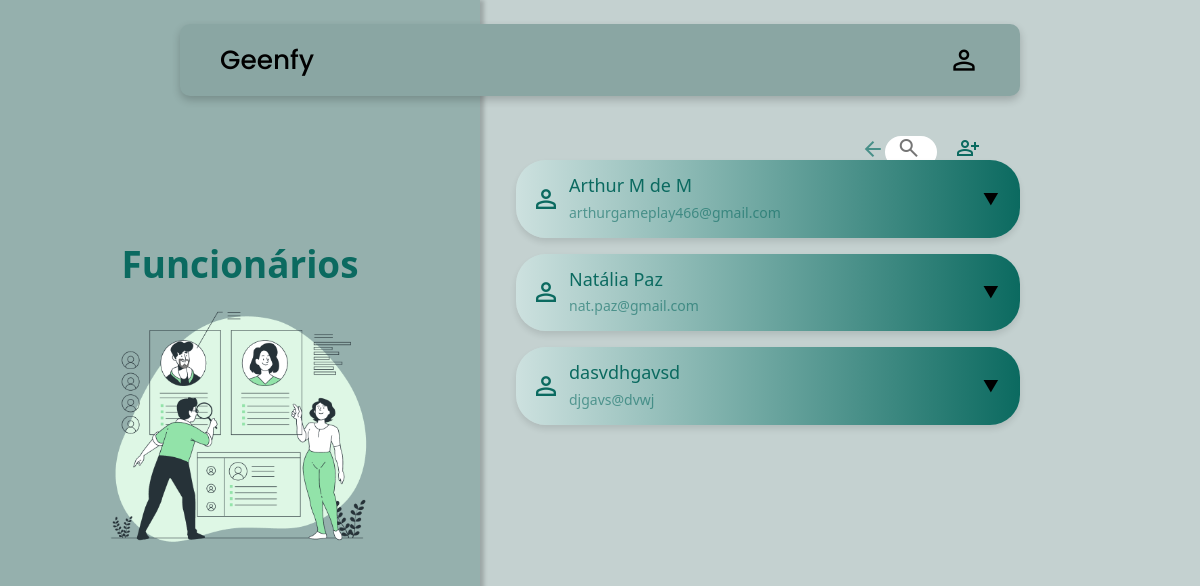
The page /funcionarios on the database as committed earlier.
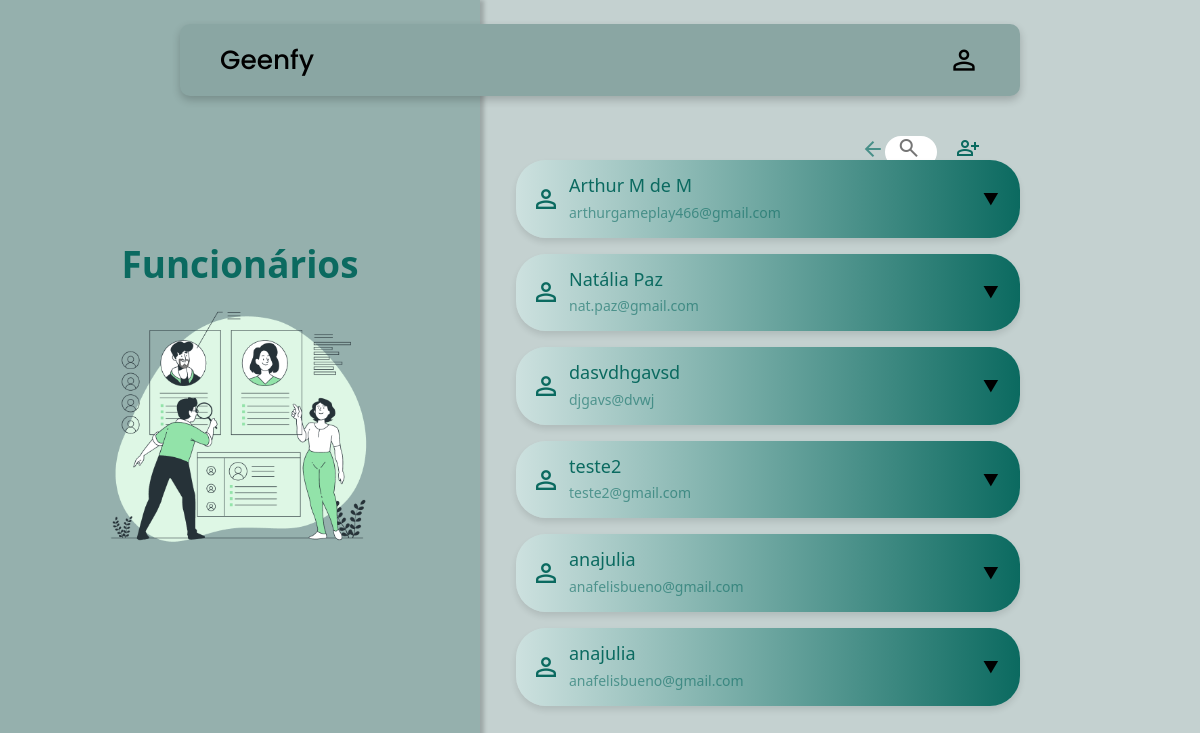
The same page on the database as committed later.
### geenfy/models.py (models this page shows)
class Funcionario(models.Model):
    titulo = models.CharField(max_length=55)
    imgFuncionarios = models.ImageField(upload_to="imgFuncionarios/")

class Usuario(models.Model):
    user = models.ForeignKey(User, on_delete=models.CASCADE)
    login_IHX = models.CharField(max_length=30)
    senha_IHX = models.CharField(max_length=20)
    login_CAF = models.CharField(max_length=30)
    senha_CAF = models.CharField(max_length=20)

### geenfy/views.py (the view)
# urls.py: path('funcionarios', views.Funcionario_View, name="funcionarios"),
def Funcionario_View(request):
    context = {}
    dados_usuario = Usuario.objects.all()
    context ["dados_usuario"] = dados_usuario
    dados_funcionario = Funcionario.objects.all()
    context ["dados_funcionario"] = dados_funcionario
    user_is_Coordenador = request.user.groups.filter(name="Coordenador").exists() if request.user.is_authenticated else False
    context["user_is_Coordenador"] = user_is_Coordenador
    return render(request, "funcionarios.html", context)

### geenfy/templates/funcionarios.html (shortened to what this page needs)
{% extends 'index.html' %}
{% block body%}
<main class="containerFuncionarios">
    <div class="colunaFuncionarios">
        <h1 class="tituloFunc">{{ dados_funcionario.0.titulo }}</h1>
        <img class="imgFuncionarios" src="{{ dados_funcionario.0.imgFuncionarios.url }}" alt="imagemFuncionarios">
    </div>
    <div class="container2">
        <div class="iconeFunc">
            <div class="search-container">
                <div>
                <a class="navbar-brand back-arrow" id="backArrow">
                    <span class="material-symbols-outlined backarrow-icn">arrow_back</span>
                </a>
            </div>
                <div class="search-box">
                    <input type="text" class="search-text" id="searchInput" placeholder="Pesquisar sala">
                    <a class="search-btn" id="searchBtn">
                        <span type="submit" style="color: #4d4c4cc5" class="material-symbols-outlined">search</span>
                    </a>
                </div>
            </div>
            <span class="material-symbols-outlined">
            </span>
        </div>
        <div class="user-cards-wrapper">
            {% for funcionario in dados_usuario %}
            <div class="user-card">
                <div class="user-header"
                    onclick="toggleDetails('details-content-{{ forloop.counter }}', 'dropdown-arrow-{{ forloop.counter }}')">
                    <div class="user-info">
                        <span class="material-symbols-outlined iconFunc">
                        </span>
                        <div class="user-details">
                            <h3>{{ funcionario.user.first_name }}</h3>
                            <p>{{ funcionario.user.email }}</p>
                        </div>
                    </div>
                    <button class="accordion"><span id="dropdown-arrow-{{ forloop.counter }}"
                            class="arrow">▼</span></button>
                </div>
            </div>
            {% endfor %}
        </div>
    </div>
</main>
{% endblock %}

### templates/index.html (shortened to what this page needs)
{% load static %}
<!DOCTYPE html>
<html lang="en">
<head>
    <link href="https://cdn.jsdelivr.net/npm/bootstrap@5.3.3/dist/css/bootstrap.min.css" rel="stylesheet"
>
    <link rel="stylesheet" href="{% static 'css/styleHome.css' %}">
    <link rel="stylesheet" href="{% static 'css/styleLogin.css' %}">
    <link rel="stylesheet" href="{% static 'css/styleCadastro.css' %}">
    <link rel="stylesheet" href="{% static 'css/styleNovaTurma.css'%}">
    <link rel="stylesheet" href="{% static 'css/styleLixeira.css'%}">
    <link rel="stylesheet" href="{% static 'css/styleProcesso.css' %}">
    <link rel="stylesheet" href="{% static 'css/styleFuncionarios.css' %}">
    <link rel="stylesheet" href="{% static 'css/styleNavBar.css' %}">
    <link rel="stylesheet" href="{% static 'css/stylePerfil.css'%}">
    <link rel="stylesheet" href="{% static 'css/styleCadInfo.css'%}">
    <link href="https://cdnjs.cloudflare.com/ajax/libs/limonte-sweetalert2/7.22.2/sweetalert2.min.css" rel="stylesheet"/>
</head>
<body>
    {% include 'navbar.html' %}
    {% block body %}
    {% endblock %}
</body>
</html>

### templates/navbar.html (shortened to what this page needs)
<nav class="navbar-custom">
  <div class="containerNav">
      <a class="navbar-brand" href="/">
          <h2>Geenfy</h2>
        </a>
        <div class="icn-group">
        {% if user.is_authenticated %}
            {% if user_is_Coordenador %}
              <a class="icn" href="/"><span class="material-symbols-outlined icone">home</span></a>
              <a class="icn" href="/cadastro"><span class="material-symbols-outlined icone">person_add</span></a>
              <a class="icn" href="/funcionarios"><span class="material-symbols-outlined icone">group</span></a>
              <a class="icn" href="/logout"><span class="material-symbols-outlined icone">logout</span></a>
              {% else %}
              <a class="icn" href="/"><span class="material-symbols-outlined icone">home</span></a>
              <a class="icn" href="/logout"><span class="material-symbols-outlined icone">logout</span></a>
            {% endif %}
        {% else %}
          <a class="icn" href="/login"><span class="material-symbols-outlined icone">person</span></a>
        </div>
        {% endif %}
  </div>
</nav>

### static/css/styleProcesso.css (style rules this page uses)
p { margin: 0; }

### static/css/styleFuncionarios.css (style rules this page uses)
.containerFuncionarios { margin: 0; height: 100vh; width: 100vw; background-color: #C4D1D0; justify-content: space-between; position: relative; overflow: hidden; padding: 0 5vh; }
.colunaFuncionarios { display: flex; flex-direction: column; justify-content: center; align-items: center; background-color: #95B0AD; height: 100%; width: 40%; box-shadow: 4px 0 4px 0 rgba(0, 0, 0, 0.2); position: absolute; left: 0; }
.imgFuncionarios { width: 55%; }
.tituloFunc { font-weight: 700; color: #0B6A60; font-style: 'Poppins'; font-size: 230%; }
.container2 { width: 70vw; margin: 0 auto; top: 0; left: 0; right: 0; display: flex; flex-direction: column; gap: 1rem; position: relative; padding-top: 2rem; }
.iconeFunc { top: calc(15vh + 1rem); position: fixed; margin: auto; color: #0B6A60; width: 70vw; display: flex; justify-content: flex-end; padding-right: 5vh; }
.material-symbols-outlined.iconFunc { font-size: 30px; color: #0B6A60; padding-right: 0.5rem; }
.user-cards-wrapper { display: flex; flex-direction: column; gap: 1rem; margin-top: 8rem; }
.user-card { width: 60%; height: 100%; border-radius: 30px; overflow: hidden; box-shadow: 0px 4px 6px rgba(0, 0, 0, 0.1); padding: 0; z-index: 1000; margin: 0 0 0 auto; }
.user-header { display: flex; justify-content: space-between; align-items: center; padding: 15px; cursor: pointer; background: linear-gradient( to right, #CDE1DF, #0B6A60); }
.user-info { display: flex; align-items: center; }
.user-details h3 { font-size: 18px; margin-bottom: 5px; color: #0B6A60; }
.user-details p { font-size: 14px; color: #0b6a6195; }
.accordion { background-color: transparent; border: none; }
.search-container { display: flex; justify-content: center; align-items:center; }
.search-box { display: flex; justify-content: center; align-items: center; background-color: #FFFFFF; border-radius: 40px; height: 2rem; padding: 0.5rem; margin-right: 1.2rem; }
.search-text { align-items: center; border: none; background: none; outline: none; font-size: 16px; width: 0; transition: 0.4s; }
.search-btn { width: 2rem; height: 2rem; border-radius: 50%; align-self: center; }
.backarrow-icn { color: #127369b3; padding-right: 10%; }

### static/css/styleNavBar.css (style rules this page uses)
.navbar-custom { background-color: #8AA6A3; border-radius: 10px; width: 70vw; height: 9vh; margin: 2% auto; position: fixed; top: 0; left: 0; right: 0; z-index: 1000; display: flex; align-items: center; padding: 0 5vh; box-shadow: 0 4px 8px rgba(0, 0, 0, 0.2); }
.containerNav { width: 100%; display: flex; flex-direction: row; justify-content: space-between; }
.navbar-brand h2 { margin: 0; color: #000; font-family: "Poppins"; font-size: 3.3vh; transition: transform 0.3s ease; }
.containerNav span { font-size: 4vh; }
.icone { transition: transform 0.3s ease; }
.icn { text-decoration: none; color: black; display: flex; align-items: center; margin-left: 10px; }
.icn-group { display: flex; gap: 20px; align-items: center; }

### templates/navbar.html (style rules this page uses)
.navbar-custom { background-color: #8AA6A3; border-radius: 10px; width: 70vw; height: 9vh; margin: 2% auto; position: fixed; top: 0; left: 0; right: 0; z-index: 1000; display: flex; align-items: center; padding: 0 5vh; box-shadow: 0 4px 8px rgba(0, 0, 0, 0.2); }
.containerNav { width: 100%; display: flex; flex-direction: row; justify-content: space-between; }
.navbar-brand h2 { margin: 0; color: #000; font-family: "Poppins"; font-size: 3.3vh; transition: transform 0.3s ease; }
.containerNav span { font-size: 4vh; }
.icone { transition: transform 0.3s ease; }
.icn { text-decoration: none; color: black; display: flex; align-items: center; margin-left: 10px; }
.icn-group { display: flex; gap: 20px; align-items: center; }

Rows that differ between the two databases and show on the page:
added Usuario: user.first_name "teste2", user.email "teste2@gmail.com"
added Usuario: user.first_name "anajulia", user.email "anafelisbueno@gmail.com"
added Usuario: user.first_name "anajulia", user.email "anafelisbueno@gmail.com"
